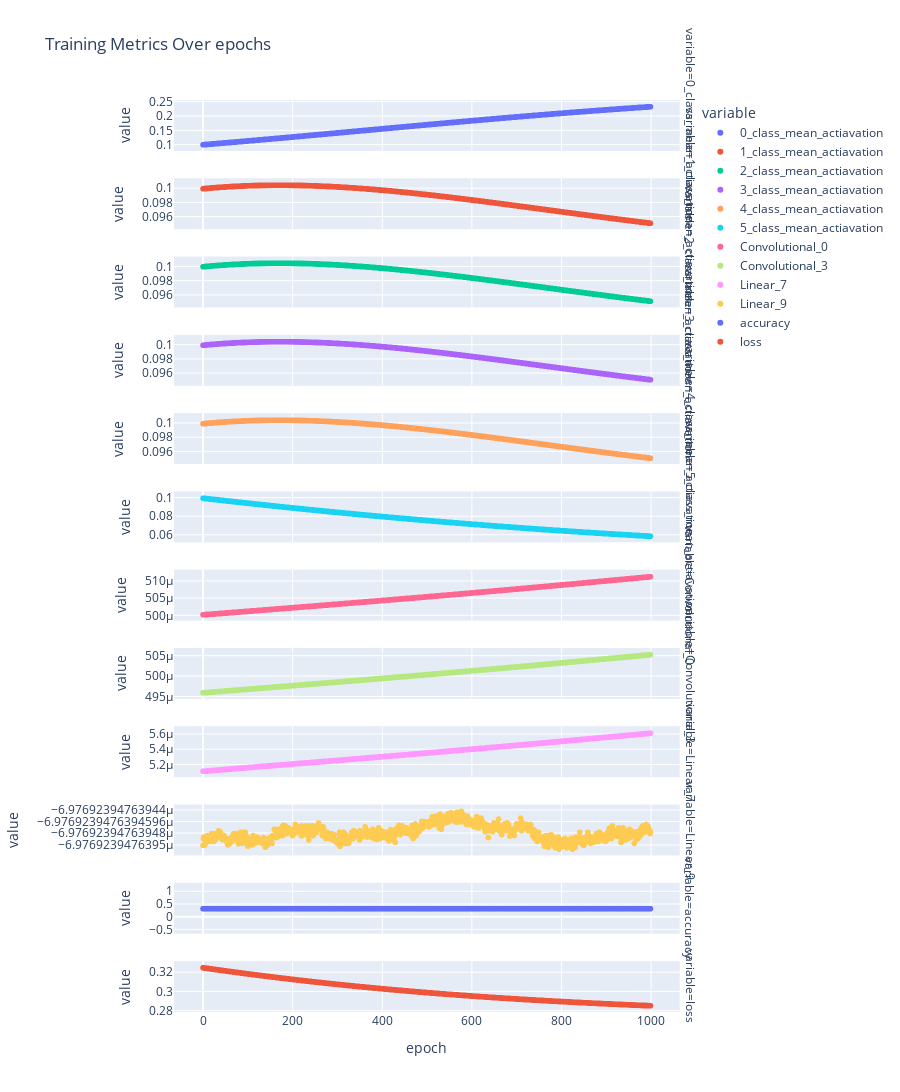

Notebook cell for this chart:
### Code cell
training_stats_df = (
    pd.DataFrame.from_records(training_stats)
    .assign(epoch=range(len(training_stats)))
)
fig = (
    px.scatter(
        (
            training_stats_df
            .melt("epoch", training_stats_df.columns.difference(["epoch"]))
        ),
        x="epoch",
        y="value",
        color="variable",
        facet_row="variable",
        title="Training Metrics Over epochs",
        height=1200,
    )
    .update_yaxes(matches=None)
)
fig.show()

### Figure 1 — Plotly figure (JSON) as saved in the notebook; plotly's stock layout.template omitted (floating-point values rounded to 4 significant figures; data arrays with more than 128 entries replaced by an {"elided": "..."} marker saying what was removed)
{"data": [{"hovertemplate": "variable=0_class_mean_actiavation<br>epoch=%{x}<br>value=%{y}<extra></extra>", "legendgroup": "0_class_mean_actiavation", "marker": {"color": "#636efa", "symbol": "circle"}, "mode": "markers", "name": "0_class_mean_actiavation", "showlegend": true, "type": "scattergl", "x": {"elided": "1000 int values"}, "xaxis": "x12", "y": {"elided": "1000 float values"}, "yaxis": "y12"}, {"hovertemplate": "variable=1_class_mean_actiavation<br>epoch=%{x}<br>value=%{y}<extra></extra>", "legendgroup": "1_class_mean_actiavation", "marker": {"color": "#EF553B", "symbol": "circle"}, "mode": "markers", "name": "1_class_mean_actiavation", "showlegend": true, "type": "scattergl", "x": {"elided": "1000 int values"}, "xaxis": "x11", "y": {"elided": "1000 float values"}, "yaxis": "y11"}, {"hovertemplate": "variable=2_class_mean_actiavation<br>epoch=%{x}<br>value=%{y}<extra></extra>", "legendgroup": "2_class_mean_actiavation", "marker": {"color": "#00cc96", "symbol": "circle"}, "mode": "markers", "name": "2_class_mean_actiavation", "showlegend": true, "type": "scattergl", "x": {"elided": "1000 int values"}, "xaxis": "x10", "y": {"elided": "1000 float values"}, "yaxis": "y10"}, {"hovertemplate": "variable=3_class_mean_actiavation<br>epoch=%{x}<br>value=%{y}<extra></extra>", "legendgroup": "3_class_mean_actiavation", "marker": {"color": "#ab63fa", "symbol": "circle"}, "mode": "markers", "name": "3_class_mean_actiavation", "showlegend": true, "type": "scattergl", "x": {"elided": "1000 int values"}, "xaxis": "x9", "y": {"elided": "1000 float values"}, "yaxis": "y9"}, {"hovertemplate": "variable=4_class_mean_actiavation<br>epoch=%{x}<br>value=%{y}<extra></extra>", "legendgroup": "4_class_mean_actiavation", "marker": {"color": "#FFA15A", "symbol": "circle"}, "mode": "markers", "name": "4_class_mean_actiavation", "showlegend": true, "type": "scattergl", "x": {"elided": "1000 int values"}, "xaxis": "x8", "y": {"elided": "1000 float values"}, "yaxis": "y8"}, {"hovertemplate": "variable=5_class_mean_actiavation<br>epoch=%{x}<br>value=%{y}<extra></extra>", "legendgroup": "5_class_mean_actiavation", "marker": {"color": "#19d3f3", "symbol": "circle"}, "mode": "markers", "name": "5_class_mean_actiavation", "showlegend": true, "type": "scattergl", "x": {"elided": "1000 int values"}, "xaxis": "x7", "y": {"elided": "1000 float values"}, "yaxis": "y7"}, {"hovertemplate": "variable=Convolutional_0<br>epoch=%{x}<br>value=%{y}<extra></extra>", "legendgroup": "Convolutional_0", "marker": {"color": "#FF6692", "symbol": "circle"}, "mode": "markers", "name": "Convolutional_0", "showlegend": true, "type": "scattergl", "x": {"elided": "1000 int values"}, "xaxis": "x6", "y": {"elided": "1000 float values"}, "yaxis": "y6"}, {"hovertemplate": "variable=Convolutional_3<br>epoch=%{x}<br>value=%{y}<extra></extra>", "legendgroup": "Convolutional_3", "marker": {"color": "#B6E880", "symbol": "circle"}, "mode": "markers", "name": "Convolutional_3", "showlegend": true, "type": "scattergl", "x": {"elided": "1000 int values"}, "xaxis": "x5", "y": {"elided": "1000 float values"}, "yaxis": "y5"}, {"hovertemplate": "variable=Linear_7<br>epoch=%{x}<br>value=%{y}<extra></extra>", "legendgroup": "Linear_7", "marker": {"color": "#FF97FF", "symbol": "circle"}, "mode": "markers", "name": "Linear_7", "showlegend": true, "type": "scattergl", "x": {"elided": "1000 int values"}, "xaxis": "x4", "y": {"elided": "1000 float values"}, "yaxis": "y4"}, {"hovertemplate": "variable=Linear_9<br>epoch=%{x}<br>value=%{y}<extra></extra>", "legendgroup": "Linear_9", "marker": {"color": "#FECB52", "symbol": "circle"}, "mode": "markers", "name": "Linear_9", "showlegend": true, "type": "scattergl", "x": {"elided": "1000 int values"}, "xaxis": "x3", "y": {"elided": "1000 float values"}, "yaxis": "y3"}, {"hovertemplate": "variable=accuracy<br>epoch=%{x}<br>value=%{y}<extra></extra>", "legendgroup": "accuracy", "marker": {"color": "#636efa", "symbol": "circle"}, "mode": "markers", "name": "accuracy", "showlegend": true, "type": "scattergl", "x": {"elided": "1000 int values"}, "xaxis": "x2", "y": {"elided": "1000 float values"}, "yaxis": "y2"}, {"hovertemplate": "variable=loss<br>epoch=%{x}<br>value=%{y}<extra></extra>", "legendgroup": "loss", "marker": {"color": "#EF553B", "symbol": "circle"}, "mode": "markers", "name": "loss", "showlegend": true, "type": "scattergl", "x": {"elided": "1000 int values"}, "xaxis": "x", "y": {"elided": "1000 float values"}, "yaxis": "y"}], "layout": {"annotations": [{"font": {}, "showarrow": false, "text": "variable=loss", "textangle": 90, "x": 0.98, "xanchor": "left", "xref": "paper", "y": 0.02792, "yanchor": "middle", "yref": "paper"}, {"font": {}, "showarrow": false, "text": "variable=accuracy", "textangle": 90, "x": 0.98, "xanchor": "left", "xref": "paper", "y": 0.1137, "yanchor": "middle", "yref": "paper"}, {"font": {}, "showarrow": false, "text": "variable=Linear_9", "textangle": 90, "x": 0.98, "xanchor": "left", "xref": "paper", "y": 0.1996, "yanchor": "middle", "yref": "paper"}, {"font": {}, "showarrow": false, "text": "variable=Linear_7", "textangle": 90, "x": 0.98, "xanchor": "left", "xref": "paper", "y": 0.2854, "yanchor": "middle", "yref": "paper"}, {"font": {}, "showarrow": false, "text": "variable=Convolutional_3", "textangle": 90, "x": 0.98, "xanchor": "left", "xref": "paper", "y": 0.3712, "yanchor": "middle", "yref": "paper"}, {"font": {}, "showarrow": false, "text": "variable=Convolutional_0", "textangle": 90, "x": 0.98, "xanchor": "left", "xref": "paper", "y": 0.4571, "yanchor": "middle", "yref": "paper"}, {"font": {}, "showarrow": false, "text": "variable=5_class_mean_actiavation", "textangle": 90, "x": 0.98, "xanchor": "left", "xref": "paper", "y": 0.5429, "yanchor": "middle", "yref": "paper"}, {"font": {}, "showarrow": false, "text": "variable=4_class_mean_actiavation", "textangle": 90, "x": 0.98, "xanchor": "left", "xref": "paper", "y": 0.6287, "yanchor": "middle", "yref": "paper"}, {"font": {}, "showarrow": false, "text": "variable=3_class_mean_actiavation", "textangle": 90, "x": 0.98, "xanchor": "left", "xref": "paper", "y": 0.7146, "yanchor": "middle", "yref": "paper"}, {"font": {}, "showarrow": false, "text": "variable=2_class_mean_actiavation", "textangle": 90, "x": 0.98, "xanchor": "left", "xref": "paper", "y": 0.8004, "yanchor": "middle", "yref": "paper"}, {"font": {}, "showarrow": false, "text": "variable=1_class_mean_actiavation", "textangle": 90, "x": 0.98, "xanchor": "left", "xref": "paper", "y": 0.8862, "yanchor": "middle", "yref": "paper"}, {"font": {}, "showarrow": false, "text": "variable=0_class_mean_actiavation", "textangle": 90, "x": 0.98, "xanchor": "left", "xref": "paper", "y": 0.9721, "yanchor": "middle", "yref": "paper"}], "height": 1200, "legend": {"title": {"text": "variable"}, "tracegroupgap": 0}, "title": {"text": "Training Metrics Over epochs"}, "xaxis": {"anchor": "y", "domain": [0, 0.98], "title": {"text": "epoch"}}, "xaxis10": {"anchor": "y10", "domain": [0, 0.98], "matches": "x", "showticklabels": false}, "xaxis11": {"anchor": "y11", "domain": [0, 0.98], "matches": "x", "showticklabels": false}, "xaxis12": {"anchor": "y12", "domain": [0, 0.98], "matches": "x", "showticklabels": false}, "xaxis2": {"anchor": "y2", "domain": [0, 0.98], "matches": "x", "showticklabels": false}, "xaxis3": {"anchor": "y3", "domain": [0, 0.98], "matches": "x", "showticklabels": false}, "xaxis4": {"anchor": "y4", "domain": [0, 0.98], "matches": "x", "showticklabels": false}, "xaxis5": {"anchor": "y5", "domain": [0, 0.98], "matches": "x", "showticklabels": false}, "xaxis6": {"anchor": "y6", "domain": [0, 0.98], "matches": "x", "showticklabels": false}, "xaxis7": {"anchor": "y7", "domain": [0, 0.98], "matches": "x", "showticklabels": false}, "xaxis8": {"anchor": "y8", "domain": [0, 0.98], "matches": "x", "showticklabels": false}, "xaxis9": {"anchor": "y9", "domain": [0, 0.98], "matches": "x", "showticklabels": false}, "yaxis": {"anchor": "x", "domain": [0, 0.05583], "title": {"text": "value"}}, "yaxis10": {"anchor": "x10", "domain": [0.7725, 0.8283], "title": {"text": "value"}}, "yaxis11": {"anchor": "x11", "domain": [0.8583, 0.9142], "title": {"text": "value"}}, "yaxis12": {"anchor": "x12", "domain": [0.9442, 1.0], "title": {"text": "value"}}, "yaxis2": {"anchor": "x2", "domain": [0.08583, 0.1417], "title": {"text": "value"}}, "yaxis3": {"anchor": "x3", "domain": [0.1717, 0.2275], "title": {"text": "value"}}, "yaxis4": {"anchor": "x4", "domain": [0.2575, 0.3133], "title": {"text": "value"}}, "yaxis5": {"anchor": "x5", "domain": [0.3433, 0.3992], "title": {"text": "value"}}, "yaxis6": {"anchor": "x6", "domain": [0.4292, 0.485], "title": {"text": "value"}}, "yaxis7": {"anchor": "x7", "domain": [0.515, 0.5708], "title": {"text": "value"}}, "yaxis8": {"anchor": "x8", "domain": [0.6008, 0.6567], "title": {"text": "value"}}, "yaxis9": {"anchor": "x9", "domain": [0.6867, 0.7425], "title": {"text": "value"}}}}
